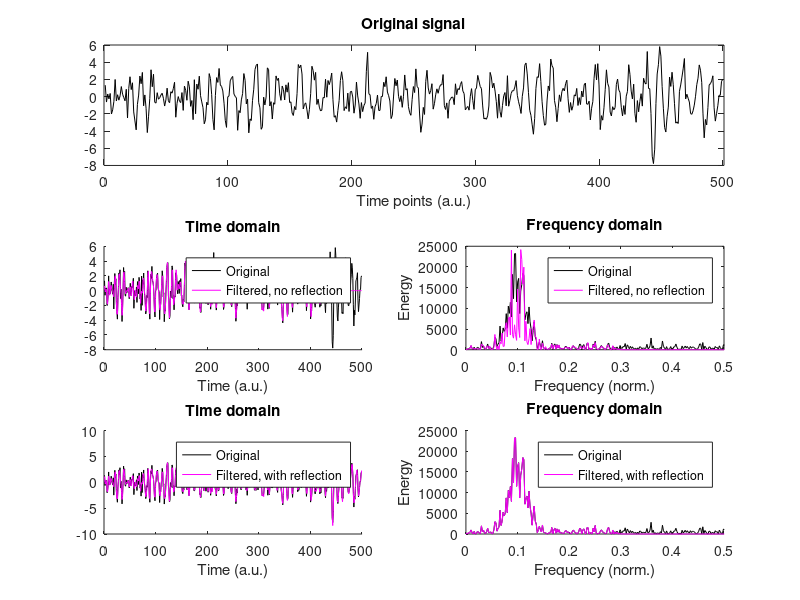

This chart was generated by the following MATLAB code:
%% پاک کردن محیط کاری
clear

%% ایجاد یک سیگنال تصادفی باند-پَس با نویز
N  = 500;                       % طول سیگنال (تعداد نمونهها)
hz = linspace(0,1,N);           % محور فرکانس نرمالشده (0 تا 1= نایکوئیست)

% ساخت یک
% envelope
% گوسی در حوزه فرکانس، با مرکز حدود 0.1 نایکوئیست
gx = exp( -(4*log(2)*(hz-.1)/.1).^2 )*N/2;

% تولید سیگنال در حوزه زمان:
% 1- ضرب 
% envelope
% گوسی در فازهای تصادفی در فرکانس
% 2- ifft → برگشت به حوزه زمان
% 3- اضافه کردن نویز گاوسی (randn)
signal = real(ifft( gx.*exp(1i*rand(1,N)*2*pi) )) + randn(1,N);

%% نمایش سیگنال و طیف توان آن
figure(1), clf

subplot(311)
plot(1:N,signal,'k')
set(gca,'xlim',[0 N+1])
title('Original signal')
xlabel('Time points (a.u.)')

subplot(324)
plot(hz,abs(fft(signal)).^2,'k')
set(gca,'xlim',[0 .5])
xlabel('Frequency (norm.)'), ylabel('Energy')
title('Frequency-domain signal representation')

%% طراحی و اعمال فیلتر پایینگذر بدون reflection
order = 150;                            % مرتبه فیلتر FIR
fkern = fir1(order,.6,'low');           % فیلتر پایینگذر با fir1

% اعمال فیلتر دوبل (forward-backward) برای حذف شیفت فاز
fsignal = filter(fkern,1,signal);          % فیلتر در جهت مستقیم
fsignal = filter(fkern,1,fsignal(end:-1:1)); % فیلتر در جهت معکوس
fsignal = fsignal(end:-1:1);               % برگرداندن به ترتیب اصلی

% نمایش سیگنال اصلی و فیلتر شده (بدون reflection)
subplot(323), hold on
plot(1:N,signal,'k')
plot(1:N,fsignal,'m')
set(gca,'xlim',[0 N+1])
xlabel('Time (a.u.)')
title('Time domain')
legend({'Original';'Filtered, no reflection'})

% نمایش طیف توان سیگنال فیلتر شده
subplot(324), hold on
plot(hz,abs(fft(fsignal)).^2,'m')
title('Frequency domain')
legend({'Original';'Filtered, no reflection'})

%% اعمال فیلتر با reflection برای کاهش اثر لبهها
% بازتاب دادن ابتدا و انتهای سیگنال به اندازه مرتبه فیلتر
reflectsig = [ signal(order:-1:1) signal signal(end:-1:end-order+1) ];

% اعمال فیلتر دوبل روی سیگنال بازتابدار
reflectsig = filter(fkern,1,reflectsig);           
reflectsig = filter(fkern,1,reflectsig(end:-1:1)); 
reflectsig = reflectsig(end:-1:1);                

% حذف بخش بازتابی و بازگرداندن سیگنال به طول اصلی
fsignal = reflectsig(order+1:end-order);

% نمایش سیگنال اصلی و فیلتر شده (با reflection)
subplot(325), hold on
plot(1:N,signal,'k')
plot(1:N,fsignal,'m')
set(gca,'xlim',[0 N+1])
xlabel('Time (a.u.)')
title('Time domain')
legend({'Original';'Filtered, with reflection'})

% نمایش طیف توان مقایسهای
subplot(326), hold on
plot(hz,abs(fft(signal)).^2,'k')
plot(hz,abs(fft(fsignal)).^2,'m')
legend({'Original';'Filtered, with reflection'})
set(gca,'xlim',[0 .5])
xlabel('Frequency (norm.)'), ylabel('Energy')
title('Frequency domain')

%% نکته: دستور زیر (filtfilt) کار همه این مراحل را به صورت آماده انجام میدهد
% fsignal1 = filtfilt(fkern,1,signal);
